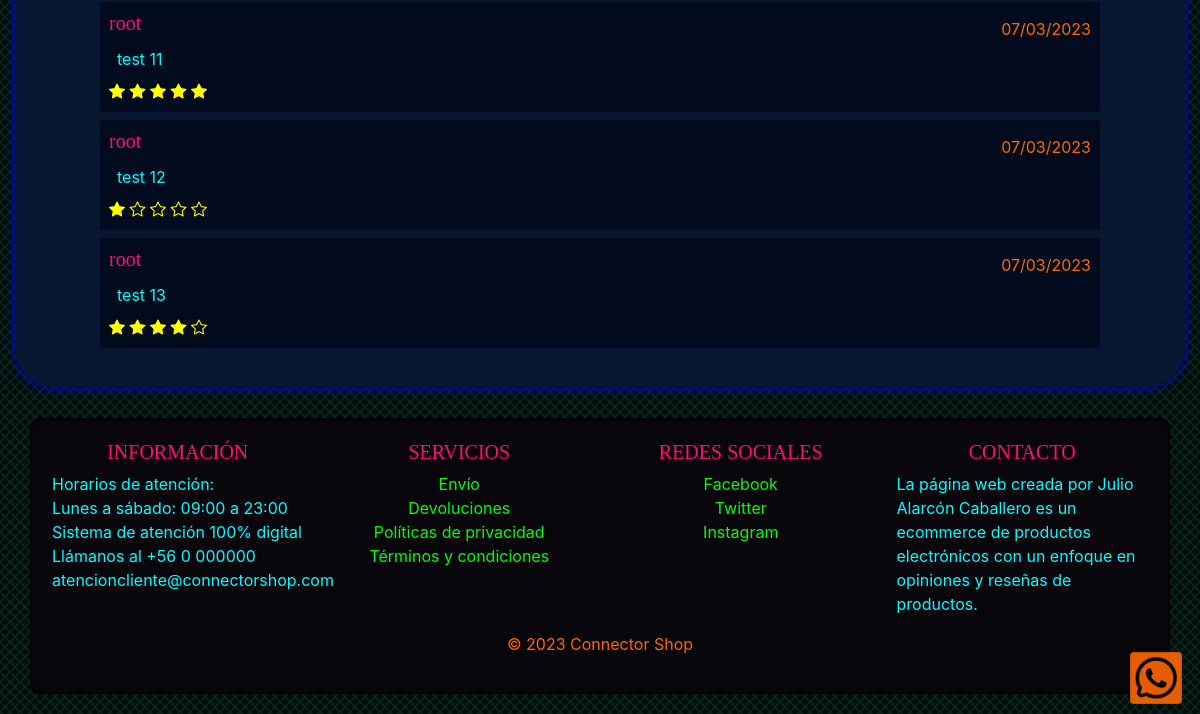
Page /article/2/ (signed in, lower part) on the earlier database version.
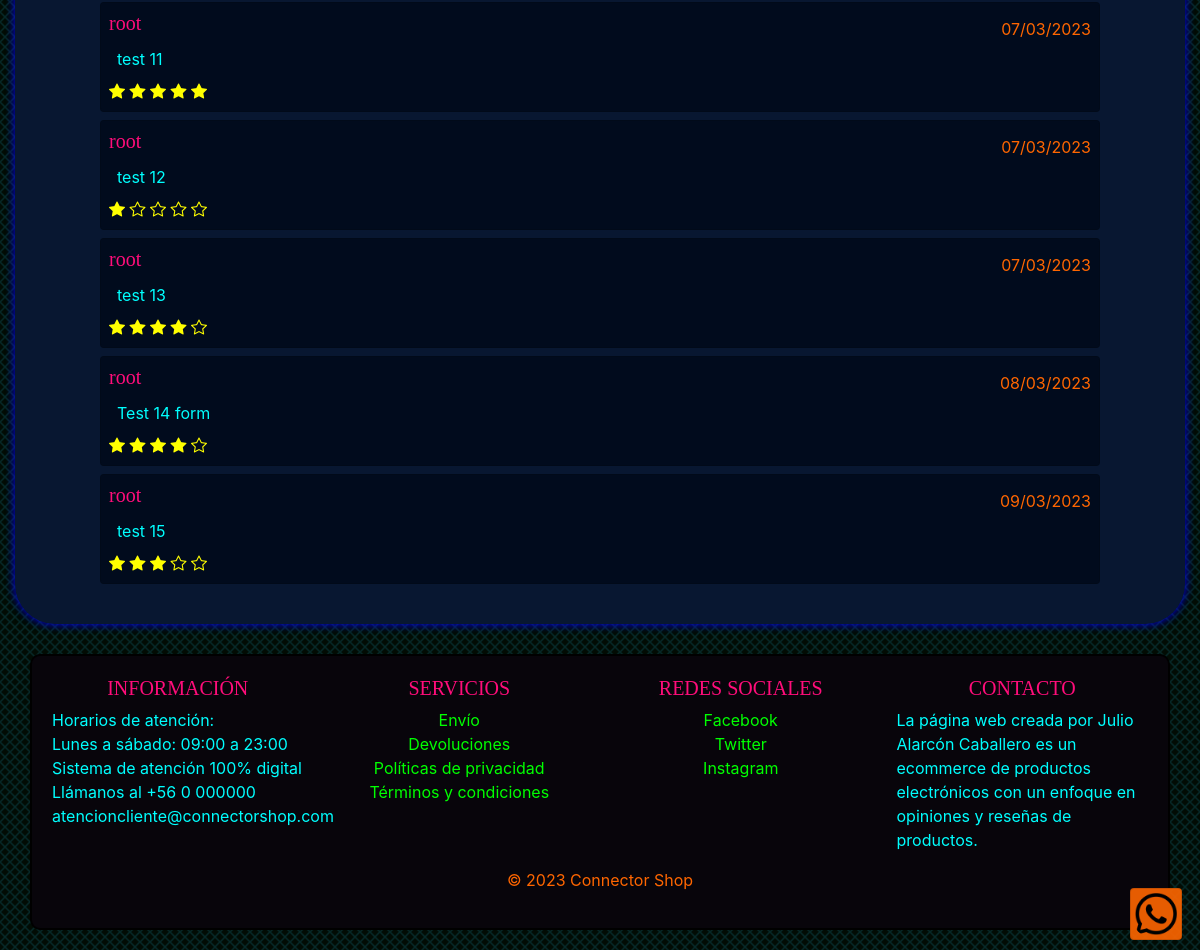
Same page on the later database version.
### connectorshop/models.py (models this page shows)
class Review(models.Model):
    article = models.ForeignKey(Article, on_delete=models.CASCADE, related_name='reviews')
    author = models.ForeignKey(User, on_delete=models.CASCADE)
    rating = models.IntegerField(choices=((1, '1 star'), (2, '2 stars'), (3, '3 stars'), (4, '4 stars'), (5, '5 stars')))
    comment = models.TextField(blank=True)
    created_at = models.DateTimeField(auto_now_add=True)
    updated_at = models.DateTimeField(auto_now=True)

### connectorshop/views.py (the view)
# urls.py: path('article/<int:pk>/', views.article_detail, name='article_detail'),
@login_required
def article_detail(request, pk):
    template_name = 'articles/article_detail.html'
    article = get_object_or_404(Article, pk=pk)
    reviews = article.reviews.all()
    if request.method == 'POST':
        form = ReviewForm(request.POST)
        if form.is_valid():
            form.save()
            return redirect('article_detail', pk=pk)
    else:
        form = ReviewForm(initial={'article_id': pk, 'author_id': request.user.id})
    context = {
        'article': article,
        'reviews': reviews,
        'form': form,
    }
    return render(request, template_name, context)

### connectorshop/templates/articles/article_detail.html (shortened to what this page needs)
{% extends 'base.html' %} {% block content %}
<link rel="stylesheet" href="https://cdn.jsdelivr.net/npm/bootstrap-icons@1.10.3/font/bootstrap-icons.css" />
<div class="container-fluid centered">
	<div class="card-detail">
					{% load humanize %}
		<div class="card-footer">
			<div class="card-body">
				{% for review in article.reviews.all %}
				<div class="card mb-2 mt-2 mx-auto background-blue-black2" style="min-width: 100px; max-width: 1000px; min-height: 100px; max-height: 300px">
					<div class="card-body p-2">
						<div class="d-flex justify-content-between align-items-center">
							<h5 class="card-title">{{ review.author }}</h5>
							<div class="d-flex align-items-center">
								<span class="me-2 text-orange">{{ review.created_at|date:'d/m/Y' }}</span>
							</div>
						</div>
						<div class="card-text mb-2 ml-2 text-aqua">{{ review.comment }}</div>
						{% if review.rating > 0 %}
						<div class="card-text">
							{% if review.rating >= 1 %}
							<i class="bi bi-star-fill text-yellow"></i>
							{% else %}
							<i class="bi bi-star text-yellow"></i>
							{% endif %} {% if review.rating >= 2 %}
							<i class="bi bi-star-fill text-yellow"></i>
							{% else %}
							<i class="bi bi-star text-yellow"></i>
							{% endif %} {% if review.rating >= 3 %}
							<i class="bi bi-star-fill text-yellow"></i>
							{% else %}
							<i class="bi bi-star text-yellow"></i>
							{% endif %} {% if review.rating >= 4 %}
							<i class="bi bi-star-fill text-yellow"></i>
							{% else %}
							<i class="bi bi-star text-yellow"></i>
							{% endif %} {% if review.rating >= 5 %}
							<i class="bi bi-star-fill text-yellow"></i>
							{% else %}
							<i class="bi bi-star text-yellow"></i>
							{% endif %}
						</div>
						{% endif %}
					</div>
				</div>
				{% endfor %}
			</div>
		</div>
	</div>
</div>
{% endblock %}

Differences in the rows shown:
added Review: author "root", created_at "08/03/2023", comment "Test 14 form", rating 4 (drawn)
added Review: author "root", created_at "09/03/2023", comment "test 15", rating 3 (drawn)
